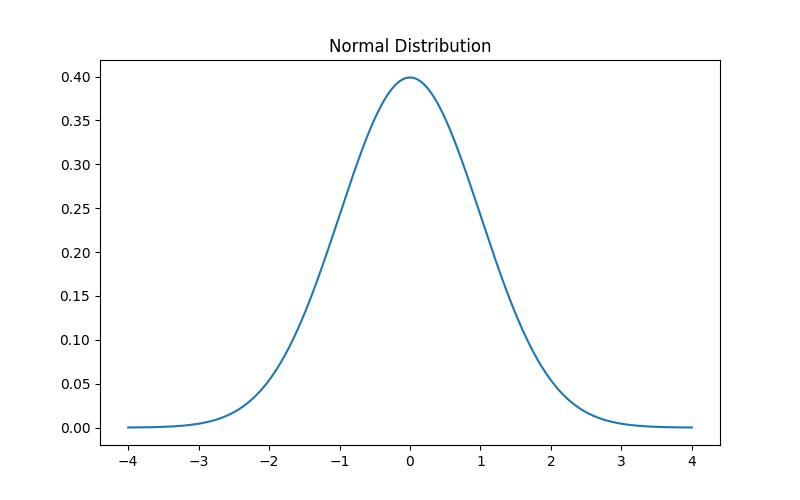

Recreate this plot in Python.
import numpy as np
import matplotlib.pyplot as plt
from scipy.stats import norm

mu, sigma = 0, 1
x = np.linspace(mu - 4 * sigma, mu + 4 * sigma, 1000)
y = norm.pdf(x, mu, sigma)

plt.figure(figsize=(8, 5))
plt.plot(x, y)
plt.title("Normal Distribution")
plt.savefig("test.jpg", format="jpg")
plt.close()
print("圖檔已儲存為 test.jpg")